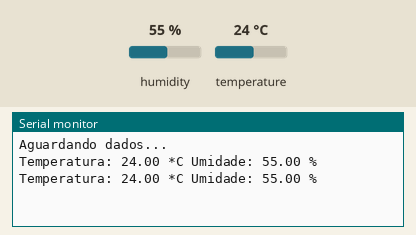
Recording of a sketch running on a simulated Arduino Uno, built with avr-gcc and run on an emulated ATmega328P. Parts: the last lines printed to the serial monitor. Inputs (shaded band) come from the test bench; at power-on: humidity 55 %, temperature 24 °C.

Above: at 4.8 s.
4.9 s: humidity set to 22 %
At 7.0 s:
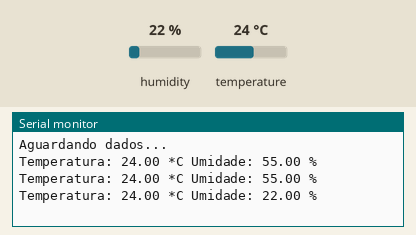
7.9 s: temperature set to 12 °C
At 8.7 s:
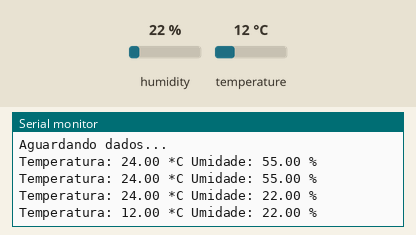
10.9 s: humidity set to 40 %
At 13.4 s:
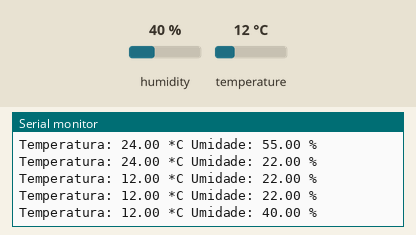
Timing chart, 0 to 14.9 s (numbered marks = the images above; inputs shaded):
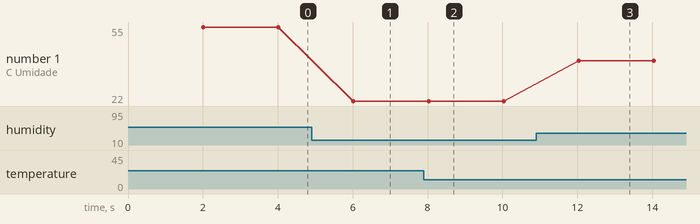

The sketch:

teste2sensorDHT.ino
```cpp
#include <DHT.h>

#define DHTPIN 7
#define DHTTYPE DHT22

DHT dht(DHTPIN, DHTTYPE);

void setup(){

  Serial.begin(9600);
  Serial.println("Aguardando dados...");

  dht.begin();
}

void loop(){
  delay(2000);

  float h = dht.readHumidity();
  float t = dht.readTemperature();
  if(isnan(h) || isnan(t)){
    Serial.println("Falha ao ler dados do sensor!");
    return;
  }

  //PRINTA TEMP NO MONITOR
  Serial.print("Temperatura: ");
  Serial.print(t);
  Serial.print(" *C ");

  // PRINTA UMIDADE NO MONITOR
  Serial.print("Umidade: ");
  Serial.print(h);
  Serial.println(" %");

}
```

Measured:
- after the input at 4.9 s, the serial monitor: prints a new line after 1.1 s (image 1)
- after the input at 7.9 s, the serial monitor: prints a new line after 0.12 s (image 2)
- after the input at 10.9 s, the serial monitor: prints a new line after 1.1 s (image 3)
- plotted number 1: 55 → 22 after the input at 4.9 s, 22 → 40 after the input at 10.9 s
